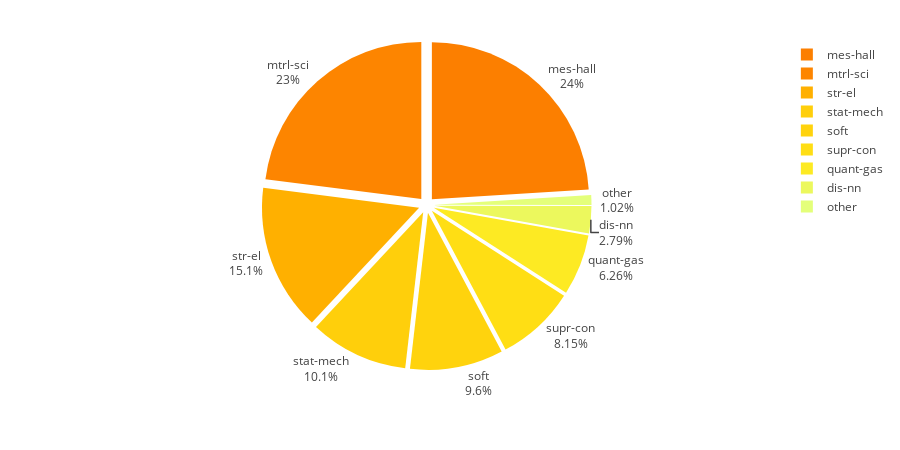

Notebook cell for this chart:
### Code cell
subsections_ratio(section, year)

### Figure 1 — Plotly figure (JSON) as saved in the notebook; plotly's stock layout.template omitted (floating-point values rounded to 4 significant figures)
{"data": [{"hoverinfo": "text+value", "labels": ["soft", "str-el", "mtrl-sci", "supr-con", "dis-nn", "stat-mech", "mes-hall", "quant-gas", "other"], "marker": {"colors": ["#ffd30d", "#ffb000", "#fd8500", "#ffde14", "#ecf85d", "#ffcf0b", "#fc7f00", "#fdea23", "#e4ff7a"]}, "pull": 0.05, "text": ["Soft Condensed Matter", "Strongly Correlated Electrons", "Materials Science", "Superconductivity", "Disordered Systems and Neural Networks", "Statistical Mechanics", "Mesoscale and Nanoscale Physics", "Quantum Gases", "Other Condensed Matter"], "textinfo": "label+percent", "textposition": "outside", "type": "pie", "values": [1381, 2169, 3306, 1172, 402, 1456, 3454, 901, 147]}], "layout": {"height": 450, "margin": {"t": 40}}}
